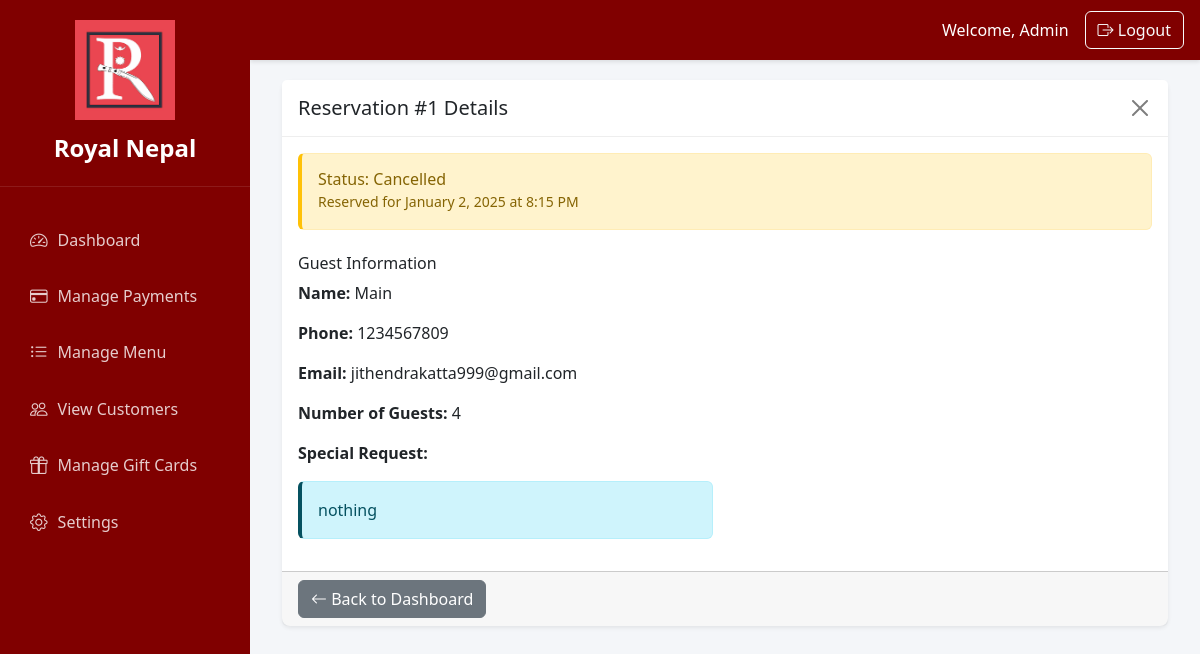
The page /restaurant-admin/reservation/1/ (signed in) on the database its author committed.
### reservations/models.py (models this page shows, shortened)
class Reservation(models.Model):
    STATUS_CHOICES = [
        ('pending', 'Pending'),
        ('confirmed', 'Confirmed'),
        ('rejected', 'Rejected'),  # Added new status
        ('cancelled', 'Cancelled')
    ]
    ARRIVAL_STATUS_CHOICES = [
        ('not_arrived', 'Not yet Arrived'),
        ('seated', 'Seated'),
        ('no_show', 'No Show')
    ]
    user = models.ForeignKey(User, on_delete=models.CASCADE, related_name='reservations')
    name = models.CharField(max_length=100)
    email = models.EmailField()
    phone = models.CharField(max_length=20)
    date = models.DateField()
    time = models.TimeField()
    guests = models.PositiveIntegerField()
    special_request = models.TextField(blank=True)
    status = models.CharField(max_length=20, choices=STATUS_CHOICES, default='pending')
    arrival_status = models.CharField(
        max_length=20,
        choices=ARRIVAL_STATUS_CHOICES,
        default='not_arrived'
    )
    is_manual_entry = models.BooleanField(default=False)  # New field for staff-created reservations
    created_at = models.DateTimeField(auto_now_add=True)
    updated_at = models.DateTimeField(auto_now=True)
    class Meta:
        ordering = ['date', 'time']  # Changed to ascending order for dashboard display

### restaurant_admin/views.py (the view)
# urls.py: path('reservation/<int:reservation_id>/', views.reservation_details, name='reservation_details'),
@user_passes_test(is_staff_or_superuser)
def reservation_details(request, reservation_id):
    reservation = get_object_or_404(Reservation, id=reservation_id)
    context = {
        'reservation': reservation
    }
    return render(request, 'restaurant_admin/reservation_details.html', context)

### restaurant_admin/views.py (called while the page is built)
def is_staff_or_superuser(user):
    return user.is_staff or user.is_superuser

### restaurant_admin/templates/restaurant_admin/reservation_details.html (shortened to what this page needs)
{% extends 'restaurant_admin/base.html' %}
{% block content %}
<div class="container">
    <div class="card">
        <div class="card-header d-flex justify-content-between align-items-center">
            <h5 class="mb-0">Reservation #{{ reservation.id }} Details</h5>
            <button type="button" class="btn-close" onclick="window.history.back()"></button>
        </div>
        <div class="card-body">
            <div class="alert {% if reservation.status == 'confirmed' %}alert-success
                {% elif reservation.status == 'rejected' %}alert-danger
                {% else %}alert-warning{% endif %} mb-4">
                <div class="d-flex justify-content-between align-items-center">
                    <div>
                        <h6 class="mb-0">Status: {{ reservation.get_status_display }}</h6>
                        <small>Reserved for {{ reservation.date|date:"F j, Y" }} at {{ reservation.time|time:"g:i A" }}</small>
                    </div>
                </div>
            </div>
            <div class="row">
                <div class="col-md-6">
                    <h6>Guest Information</h6>
                    <p><strong>Name:</strong> {{ reservation.name }}</p>
                    <p><strong>Phone:</strong> {{ reservation.phone }}</p>
                    {% if reservation.email %}
                    <p><strong>Email:</strong> {{ reservation.email }}</p>
                    {% endif %}
                    <p><strong>Number of Guests:</strong> {{ reservation.guests }}</p>
                    {% if reservation.special_request %}
                    <p><strong>Special Request:</strong></p>
                    <div class="alert alert-info">
                        {{ reservation.special_request }}
                    </div>
                    {% endif %}
                </div>
                <div class="col-md-6">
                </div>
            </div>
        </div>
        <div class="card-footer">
            <a href="{% url 'restaurant_admin:dashboard' %}" class="btn btn-secondary">
                <i class="bi bi-arrow-left"></i> Back to Dashboard
            </a>
        </div>
    </div>
</div>
{% endblock %}

### restaurant_admin/templates/restaurant_admin/base.html (style rules this page uses)
.card { border-radius: 8px; box-shadow: 0 0 10px rgba(0,0,0,0.1); border: none; }
.card-header { background-color: #fff; border-bottom: 1px solid #eee; padding: 1rem; }

### restaurant_admin/templates/restaurant_admin/reservation_details.html (style rules this page uses)
.card { box-shadow: 0 0.125rem 0.25rem rgba(0, 0, 0, 0.075); border: none; }
.alert { border-left: 4px solid; }
.alert-warning { background-color: #fff3cd; color: #856404; border-left: 4px solid #ffc107; }

### rows shown on the page
Reservation: id "1", status "Cancelled", date "January 2, 2025", time "8:15 PM", name "Main", phone "1234567809", email "jithendrakatta999@gmail.com", guests "4", special_request "nothing"
